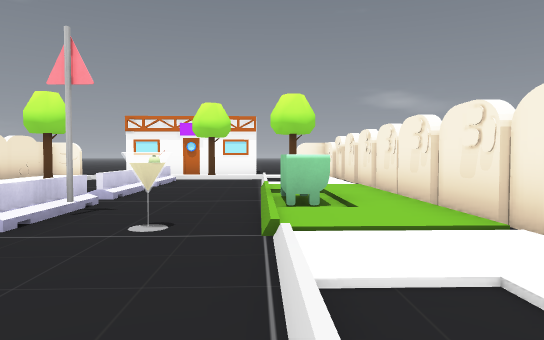
[1] (above)

13 first-person views from a walk through a Godot game level. The camera is 1.3 m above the floor, tilts 2° down and sees 70° across. The floor is counted in squares, 2 m on a side. Each view is taken from the middle of a square. On the plan, view 1 faces up. The plan holds only what a view shows up to about 11 squares ahead; the rest is blank. The place goes on beyond the plan. Characters and animated objects are not drawn. Some surface patterns are stand-ins.

[2]
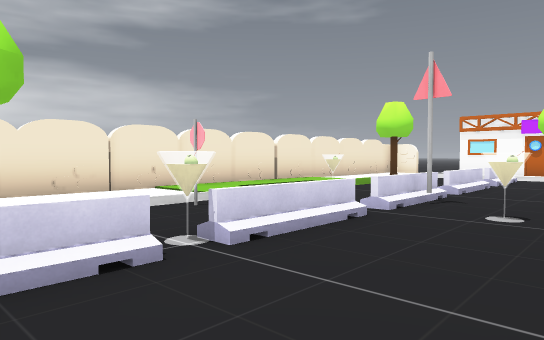

[3]
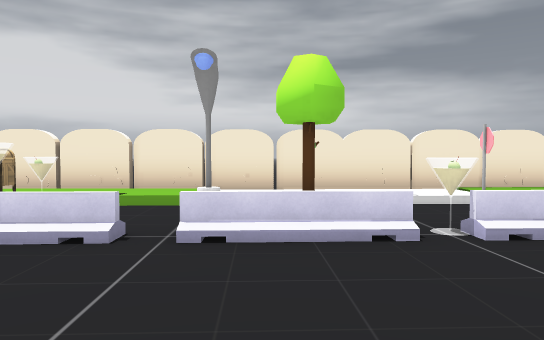

[4]
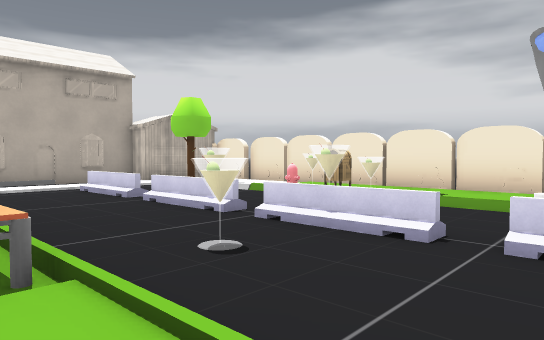

[5]
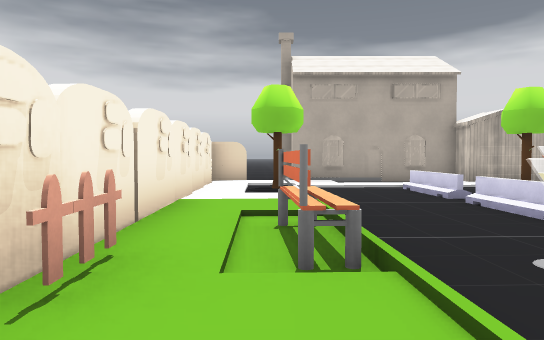

[6]
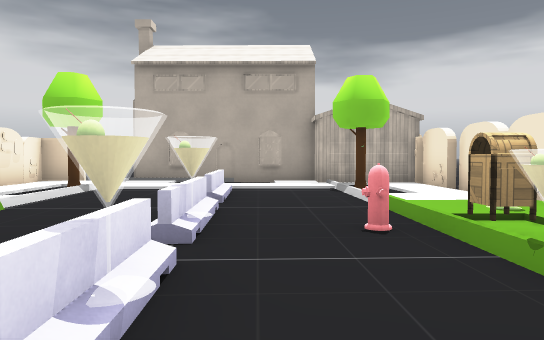

[7]
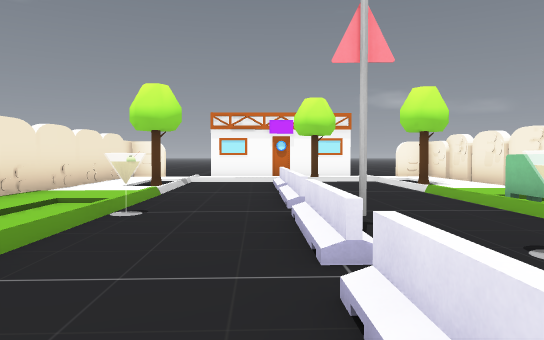

[8]
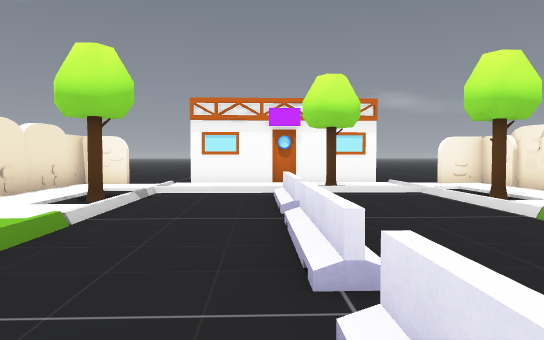

[9]
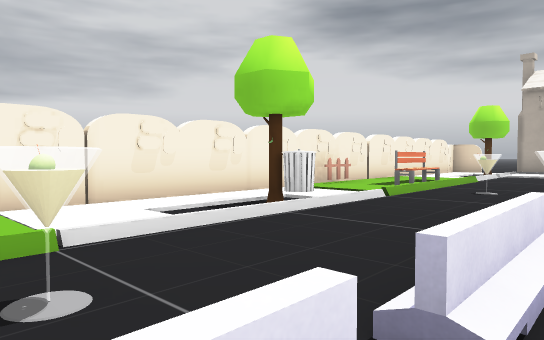

[10]
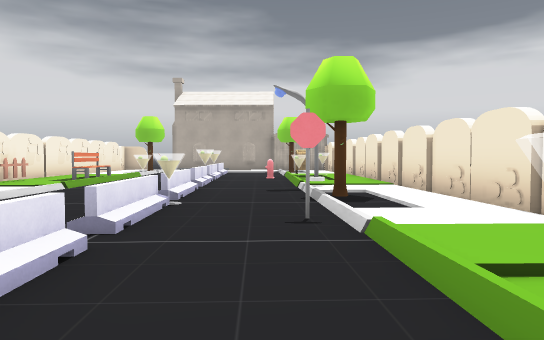

[11]
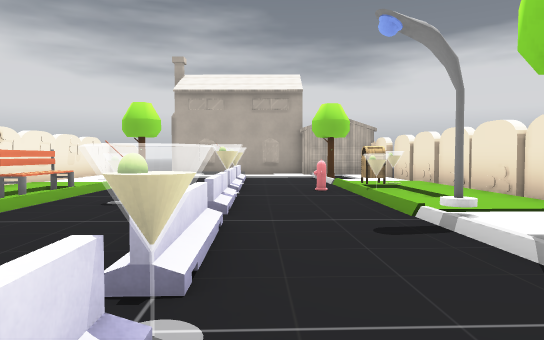

[12]
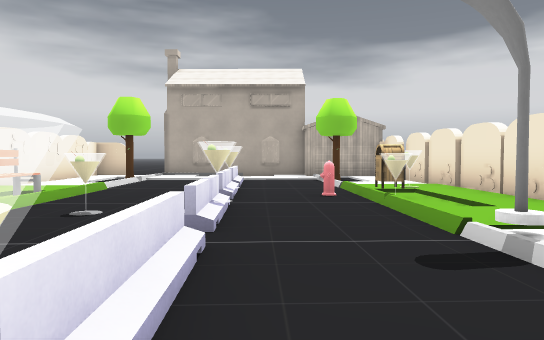

[13]
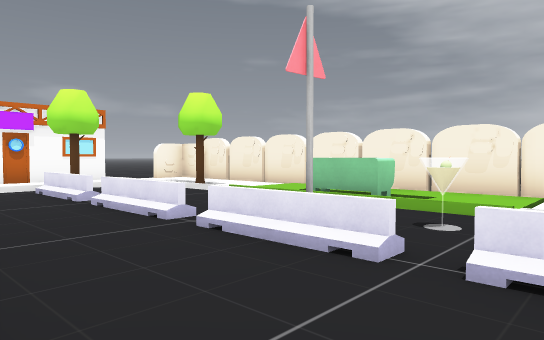

### Floor plan
Key: @ floor where view 1 was taken; # wall or solid block; x gap in a wall; . main floor; : floor 0.25 m higher than the main floor; / step, stairs or slope; = window, fence, low wall or low ledge; ^ raised ledge; T tree; B bin; C coin; P post; M mailbox; E bench; H hydrant; G garage; O other object.
Columns run from 7 left of view 1 to 3 right of it. Each row starts with its distance up from view 1.
 15        ..
 14     ###..
 13  .###.//##
 12 #./..T./.#
 11 #.//////.#
 10 #T/.^../T#
  9 #./.^../.#
  8 #./....//#
  7 #:/..=.//#
  6 #//.=../B#
  5 #/C.=../B#
  4 #//..#C/:#
  3 #:/....//#
  2 #./#.=./.#
  1 #./..C./T#
  0 #.T..x.@B#
 -1 #....=./.#
 -2 #.P....//#
 -3 #::..CC//##
 -4 #:M..C..E:#
 -5 #:CH./..E:#
 -6 #O/..C..::#
 -7 #//../....#
 -8 #..../....#
 -9 #..../....#
-10 ##T.....T.#
-11  #GG......#
-12  GG#####.##
-13        #

Positions as (right, up) in squares from view 1, and headings:
1: (0, 0), facing up
2: (0, -1), facing up-left
3: (1, -1), facing left
4: (1, -1), facing down-left
5: (1, -1), facing down
6: (-3, -2), facing down
7: (-3, 1), facing up
8: (-3, 4), facing up
9: (-3, 4), facing down-right
10: (-4, 6), facing down
11: (-3, 2), facing down
12: (-3, 1), facing down
13: (-5, 2), facing up-right
